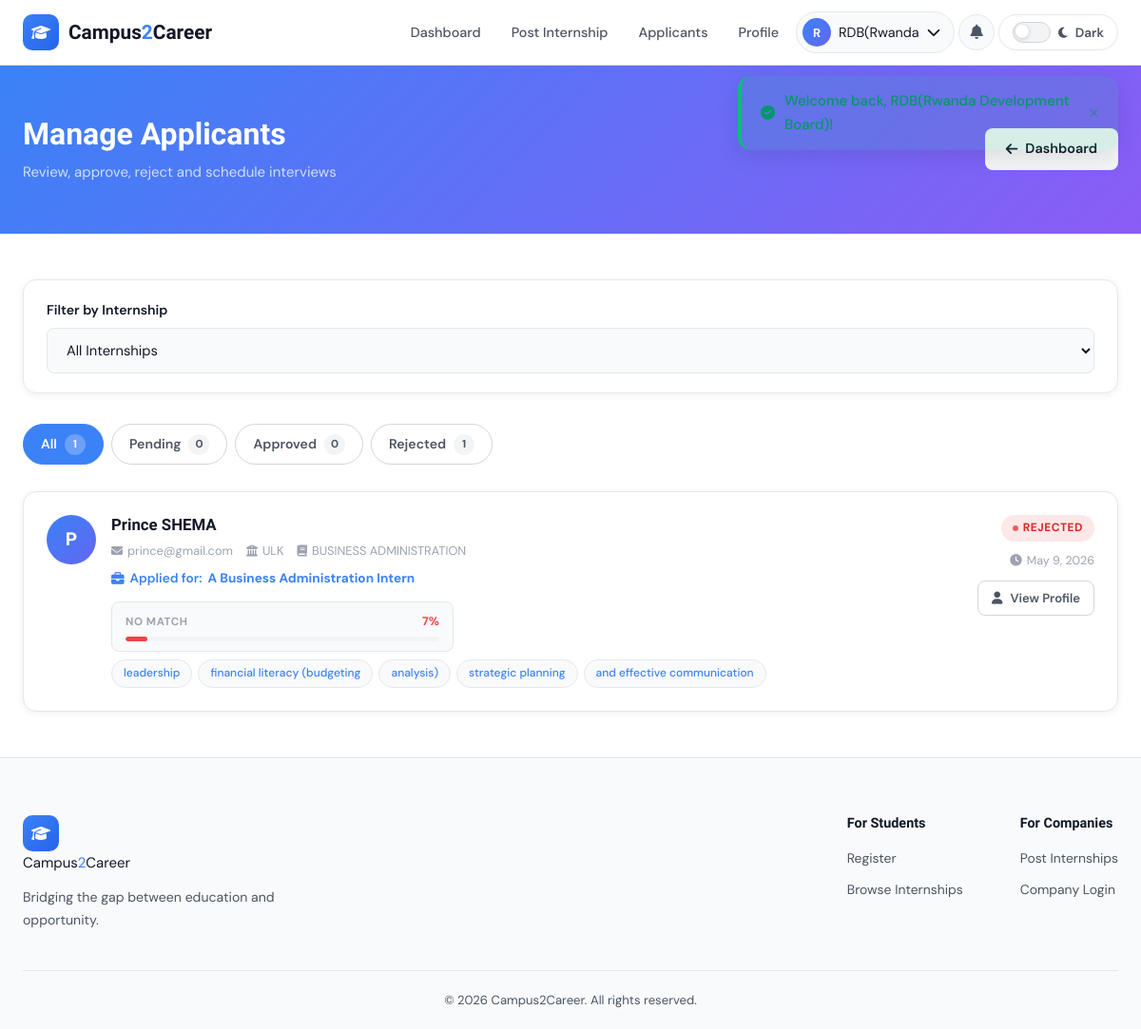
Screenshot of /views/company/applicants.php (signed in) with the database file from the repository.
### tables this page shows
CREATE TABLE `applications` (
  `application_id` int(11) NOT NULL,
  `student_id` int(11) DEFAULT NULL,
  `internship_id` int(11) DEFAULT NULL,
  `status` enum('pending','approved','rejected') DEFAULT 'pending',
  `interview_date` datetime DEFAULT NULL,
  `interview_location` varchar(255) DEFAULT NULL,
  `interview_notes` text DEFAULT NULL,
  `applied_at` timestamp NOT NULL DEFAULT current_timestamp()
);

CREATE TABLE `users` (
  `user_id` int(11) NOT NULL,
  `name` varchar(100) NOT NULL,
  `email` varchar(100) NOT NULL,
  `password` varchar(255) NOT NULL,
  `role` enum('student','company','admin') NOT NULL,
  `created_at` timestamp NOT NULL DEFAULT current_timestamp(),
  `account_status` enum('active','disabled') DEFAULT 'active'
);

CREATE TABLE `students` (
  `student_id` int(11) NOT NULL,
  `user_id` int(11) DEFAULT NULL,
  `university` varchar(100) DEFAULT NULL,
  `course` varchar(100) DEFAULT NULL,
  `skills` text DEFAULT NULL,
  `cv_file` varchar(255) DEFAULT NULL
);

CREATE TABLE `internships` (
  `internship_id` int(11) NOT NULL,
  `company_id` int(11) DEFAULT NULL,
  `title` varchar(150) NOT NULL,
  `description` longtext DEFAULT NULL,
  `responsibilities` longtext DEFAULT NULL,
  `expectations` longtext DEFAULT NULL,
  `internship_location` varchar(160) DEFAULT NULL,
  `requirements` longtext DEFAULT NULL,
  `created_at` timestamp NOT NULL DEFAULT current_timestamp()
);

### models/SkillMatcher.php (called while the page is built, shortened)
<?php
class SkillMatcher {
    public static function match(string $studentSkills, string $requirements): array {
        $studentArr = self::tokenize($studentSkills);
        $reqArr     = self::tokenize($requirements);
        $matched = array_intersect($reqArr, $studentArr);
        $percent = (int)round((count($matched) / count($reqArr)) * 100);
        return [
            'percent' => min($percent, 100),
            'matched' => array_values($matched),
            'total'   => count($reqArr),
        ];
    }
    public static function label(int $percent): string {
        return 'No Match';
    }
    public static function color(int $percent): string {
        return '#EF4444';
    }
    private static function tokenize(string $str): array {
        $parts = preg_split('/[\s,;\/\|]+/', strtolower($str));
        return array_filter(array_map('trim', $parts));
    }
}

### views/company/applicants.php (the view, shortened to what this page needs)
<?php
require_once '../../models/SkillMatcher.php';
$pdo        = getDBConnection();
$company_id = $_SESSION['role_id'];
$filterStatus = $_GET['status'] ?? 'all';
$filterIntern = (int)($_GET['internship_id'] ?? 0);
$params = [$company_id];
$where  = "WHERE i.company_id = ?";
$stmt = $pdo->prepare("
    SELECT a.*, i.title AS internship_title, i.internship_id, i.requirements,
           u.name AS student_name, u.email AS student_email,
           s.university, s.course, s.skills, s.student_id, s.cv_file
    FROM applications a
    JOIN internships i ON i.internship_id = a.internship_id
    JOIN students s ON s.student_id = a.student_id
    JOIN users u ON u.user_id = s.user_id
    $where
    ORDER BY a.applied_at DESC
");
$stmt->execute($params);
$applications = $stmt->fetchAll();
$countStmt = $pdo->prepare("
    SELECT a.status, COUNT(*) as cnt
    FROM applications a JOIN internships i ON i.internship_id = a.internship_id
    WHERE i.company_id = ? GROUP BY a.status
");
$countStmt->execute([$company_id]);
$statusCounts = array_column($countStmt->fetchAll(), 'cnt', 'status');
$totalCount   = array_sum($statusCounts);
require_once '../../includes/header.php';
?>
<div class="page-banner">
    <div class="container">
        <div>
            <h1>Manage Applicants</h1>
            <p>Review, approve, reject and schedule interviews</p>
        </div>
        <a href="dashboard.php" class="btn btn-light"><i class="fas fa-arrow-left"></i> Dashboard</a>
    </div>
</div>
<section class="section-sm">
<div class="container">
    <form method="GET" class="filter-bar">
        <div class="form-group" style="min-width:220px;">
            <label class="form-label">Filter by Internship</label>
            <select name="internship_id" class="form-control" onchange="this.form.submit()">
                <option value="">All Internships</option>
            </select>
        </div>
    </form>
    <div class="applicant-tabs">
        <?php
        $tabs = ['all' => 'All', 'pending' => 'Pending', 'approved' => 'Approved', 'rejected' => 'Rejected'];
        foreach ($tabs as $val => $label):
            $cnt    = $val === 'all' ? $totalCount : ($statusCounts[$val] ?? 0);
            $active = $filterStatus === $val;
        ?>
        <a href="?status=<?= $val ?><?= $filterIntern ? '&internship_id='.$filterIntern : '' ?>"
           class="applicant-tab <?= $active ? 'applicant-tab-active' : '' ?>">
            <?= $label ?>
            <span class="applicant-tab-count <?= $active ? 'applicant-tab-count-active' : '' ?>"><?= $cnt ?></span>
        </a>
        <?php endforeach; ?>
    </div>
    <?php if (empty($applications)): ?>
    <div class="empty-state">
        <i class="fas fa-users"></i>
        <h3>No applicants <?= $filterStatus !== 'all' ? "with status \"$filterStatus\"" : 'yet' ?></h3>
        <p>Post internships to start receiving applications.</p>
    </div>
    <?php else: ?>
    <div class="applicant-list">
        <?php foreach ($applications as $app): ?>
        <div class="applicant-card">
            <div class="applicant-card-top">
                <div class="applicant-left">
                    <div class="applicant-avatar">
                        <?= strtoupper(substr($app['student_name'], 0, 1)) ?>
                    </div>
                    <div class="applicant-info">
                        <h3 class="applicant-name"><?= htmlspecialchars($app['student_name']) ?></h3>
                        <div class="applicant-meta">
                            <span><i class="fas fa-envelope"></i> <?= htmlspecialchars($app['student_email']) ?></span>
                            <span><i class="fas fa-university"></i> <?= htmlspecialchars($app['university']) ?></span>
                            <span><i class="fas fa-book"></i> <?= htmlspecialchars($app['course']) ?></span>
                        </div>
                        <div class="applicant-position">
                            <i class="fas fa-briefcase"></i> Applied for:
                            <strong><?= htmlspecialchars($app['internship_title']) ?></strong>
                        </div>
                        <?php $match = SkillMatcher::match($app['skills'] ?? '', $app['requirements'] ?? ''); ?>
                        <div class="skill-match-bar" style="max-width:360px;">
                            <div class="smb-header">
                                <span class="smb-label"><?= htmlspecialchars(SkillMatcher::label($match['percent'])) ?></span>
                                <span class="smb-pct" style="color:<?= SkillMatcher::color($match['percent']) ?>"><?= $match['percent'] ?>%</span>
                            </div>
                            <div class="smb-track"><div class="smb-fill" style="width:<?= $match['percent'] ?>%;background:<?= SkillMatcher::color($match['percent']) ?>"></div></div>
                        </div>
                        <?php if ($app['skills']): ?>
                        <div class="ic-tags" style="margin-top:8px;">
                            <?php foreach (array_slice(explode(',', $app['skills']), 0, 5) as $skill): ?>
                                <span class="ic-tag"><?= htmlspecialchars(trim($skill)) ?></span>
                            <?php endforeach; ?>
                        </div>
                        <?php endif; ?>
                    </div>
                </div>
                <div class="applicant-right">
                    <span class="badge badge-<?= $app['status'] ?>"><?= ucfirst($app['status']) ?></span>
                    <span class="applicant-date"><i class="fas fa-clock"></i> <?= date('M j, Y', strtotime($app['applied_at'])) ?></span>
                    <a href="applicant_profile.php?id=<?= (int)$app['application_id'] ?>" class="btn btn-outline btn-sm">
                        <i class="fas fa-user"></i> View Profile
                    </a>
                </div>
            </div>
        </div>
        <?php endforeach; ?>
    </div>
    <?php endif; ?>
</div>
</section>
<?php require_once '../../includes/footer.php'; ?>

### rows the page displays
applications: users.name "P", users.name "Prince SHEMA", users.email "prince@gmail.com", student.university "ULK", student.course "BUSINESS ADMINISTRATION", internship.title "A Business Administration Intern", student.requirements "NO MATCH", student.requirements "7", student.skills "leadership", student.skills "financial literacy (budgeting", student.skills "analysis)", student.skills "strategic planning", student.skills "and effective communication", status "REJECTED", applied_at "May 9, 2026"

### other values shown
substr($currentUser['name'], 0, 1) "R"
explode(' ', $currentUser['name'])[0] "RDB(Rwanda"
$flash['message'] "Welcome back, RDB(Rwanda Development Board)!"
$label "All"
$cnt "1"
$label "Pending"
$cnt "0"
$label "Approved"
$label "Rejected"
